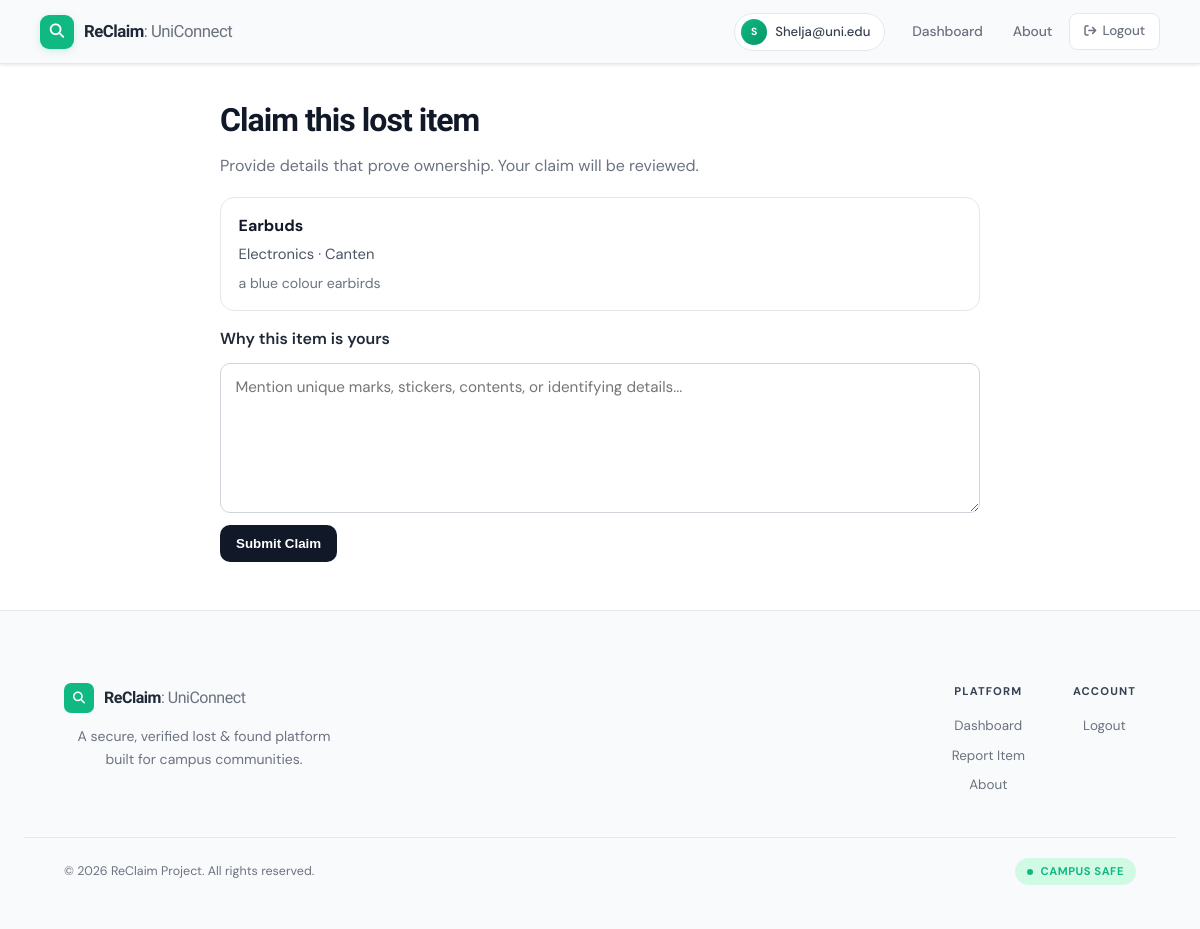
/items/1 (signed in), run on the app's committed database.
### backend/models.py (models this page shows)
class User(Base):
    __tablename__ = "users"
    id = Column(Integer, primary_key=True, index=True)
    email = Column(String, unique=True, index=True, nullable=False)
    password = Column(String, nullable=False)  # <--- NEW COLUMN
    role = Column(String, default="student")
    reported_items = relationship("Item", back_populates="finder")
    claims = relationship("Claim", back_populates="claimer")

class Item(Base):
    __tablename__ = "items"
    id = Column(Integer, primary_key=True, index=True)
    title = Column(String, nullable=False)
    description = Column(String, nullable=False) # Public description
    category = Column(String, nullable=False)    # e.g., Electronics, Clothing
    location_found = Column(String, nullable=False)
    date_found = Column(DateTime(timezone=True), server_default=func.now())
    image_url = Column(String, nullable=False)   # Path to /static/uploads/...
    ai_tags = Column(String, nullable=True)
    status = Column(String, default="OPEN") # OPEN, PENDING, RESOLVED
    finder_id = Column(Integer, ForeignKey("users.id"))
    finder = relationship("User", back_populates="reported_items")
    claims = relationship("Claim", back_populates="item")

### backend/routes/report.py (the view)
@router.get("/items/{item_id}", response_class=HTMLResponse)
def item_detail_for_claim(item_id: int, request: Request, db: Session = Depends(get_db)):
    user_email = request.session.get("user_email")
    if not user_email:
        return RedirectResponse(url="/login", status_code=303)
    user = auth_service.get_user_by_email(db, user_email)
    if not user:
        request.session.clear()
        return RedirectResponse(url="/login", status_code=303)
    item = item_service.get_open_item_by_id(db, item_id)
    if not item:
        request.session["message"] = "Item not found or no longer open for claims."
        return RedirectResponse(url="/dashboard", status_code=303)
    return templates.TemplateResponse(
        "claim_item.html",
        {
            "request": request,
            "user_email": user.email,
            "item": item,
            "can_claim": item.finder_id != user.id,
        },
    )

### frontend/templates/claim_item.html (shortened to what this page needs)
{% extends "base.html" %}
{% block content %}
<section style="max-width:760px;margin:2rem auto 3rem;">
  <h1 style="font-family:'Bricolage Grotesque',sans-serif;font-size:2rem;letter-spacing:-0.03em;color:#111827;">Claim this lost item</h1>
  <p style="margin:0.6rem 0 1.2rem;color:#6B7280;">Provide details that prove ownership. Your claim will be reviewed.</p>
  <div style="background:#fff;border:1px solid #E5E7EB;border-radius:14px;padding:1rem 1.1rem; margin-bottom:1rem;">
    <div style="font-weight:700;color:#111827;">{{ item.title }}</div>
    <div style="font-size:0.92rem;color:#4B5563;margin-top:0.35rem;">{{ item.category }} · {{ item.location_found }}</div>
    <div style="font-size:0.88rem;color:#6B7280;margin-top:0.45rem;">{{ item.description }}</div>
  </div>
  {% if can_claim %}
  <form method="post" action="/items/{{ item.id }}/claim" style="display:flex;flex-direction:column;gap:0.75rem;">
    <label for="description_by_claimer" style="font-weight:600;color:#1F2937;">Why this item is yours</label>
    <textarea id="description_by_claimer" name="description_by_claimer" required
      placeholder="Mention unique marks, stickers, contents, or identifying details..."
      style="min-height:150px;border:1.5px solid #D1D5DB;border-radius:10px;padding:0.8rem 0.9rem;font-family:inherit;font-size:0.95rem;"></textarea>
    <button type="submit" style="width:max-content;background:#111827;color:#fff;border:none;border-radius:10px;padding:0.7rem 1rem;font-weight:600;cursor:pointer;">
      Submit Claim
    </button>
  </form>
  {% else %}
  <div style="background:#FEF2F2;border:1px solid #FECACA;color:#991B1B;border-radius:10px;padding:0.85rem 1rem;">
    You reported this item, so you cannot claim it.
  </div>
  {% endif %}
</section>
{% endblock %}

### frontend/templates/base.html (shortened to what this page needs)
<!DOCTYPE html>
<html lang="en">
<head>
    <link rel="stylesheet" href="/static/css/style.css">
    <link rel="stylesheet" href="https://cdnjs.cloudflare.com/ajax/libs/font-awesome/6.4.0/css/all.min.css">
</head>
<body>
    <nav class="navbar" id="main-nav">
        <a href="/" class="nav-logo">
            <div class="nav-logo-mark">
                <i class="fas fa-magnifying-glass"></i>
            </div>
            <div class="nav-logo-text">ReClaim<span>: UniConnect</span></div>
        </a>
        <div class="nav-links">
            {% if user_email %}
                <div class="user-chip">
                    <div class="user-avatar">{{ user_email[0] }}</div>
                    <span class="user-chip-label">{{ user_email }}</span>
                </div>
                <a href="/dashboard" class="nav-item always-show">
                     Dashboard
                </a>
                <a href="/about" class="nav-item">About</a>
                <a href="/logout" class="btn-logout">
                    <i class="fas fa-arrow-right-from-bracket" style="font-size:0.76rem;"></i> Logout
                </a>
            {% else %}
                <a href="/about" class="nav-item">About</a>
                <a href="/login" class="btn-login">
                    Sign In <i class="fas fa-arrow-right" style="font-size:0.76rem;"></i>
                </a>
            {% endif %}
        </div>
    </nav>
    <main class="container">
        {% block content %}{% endblock %}
    </main>
    <footer class="footer">
        <div class="footer-inner">
            <div class="footer-brand">
                <a href="/" class="footer-logo">
                    <div class="footer-logo-mark">
                        <i class="fas fa-magnifying-glass" style="font-size:0.75rem;"></i>
                    </div>
                    <div class="footer-logo-text">ReClaim<span>: UniConnect</span></div>
                </a>
                <p class="footer-tagline">A secure, verified lost & found platform built for campus communities.</p>
            </div>
            <div class="footer-links-group">
                <div class="footer-col">
                    <div class="footer-col-title">Platform</div>
                    <a href="/dashboard" class="footer-link">Dashboard</a>
                    <a href="/items/report" class="footer-link">Report Item</a>
                    <a href="/about" class="footer-link">About</a>
                </div>
                <div class="footer-col">
                    <div class="footer-col-title">Account</div>
                    {% if user_email %}
                        <a href="/logout" class="footer-link">Logout</a>
                    {% else %}
                        <a href="/login" class="footer-link">Login</a>
                    {% endif %}
                </div>
            </div>
        </div>
        <div class="footer-bottom">
            <span class="footer-copy">&copy; 2026 ReClaim Project. All rights reserved.</span>
            <span class="footer-badge">
                <span class="footer-badge-dot"></span>
                Campus Safe
            </span>
        </div>
    </footer>
</body>
</html>

### frontend/static/css/style.css (style rules this page uses)
:root { --primary: #4f46e5; --primary-hover: #4338ca; --bg-light: #f3f4f6; --white: #ffffff; --text-dark: #1f2937; --text-gray: #6b7280; --border: #e5e7eb; --success: #10b981; --danger: #ef4444; }
* { margin: 0; padding: 0; box-sizing: border-box; }
body { font-family: 'Inter', sans-serif; background-color: var(--bg-light); color: var(--text-dark); line-height: 1.5; display: flex; flex-direction: column; min-height: 100vh; }
.navbar { background-color: var(--white); padding: 1rem 2rem; display: flex; justify-content: space-between; align-items: center; box-shadow: 0 1px 3px rgba(0,0,0,0.1); }
.nav-links { display: flex; align-items: center; gap: 1.5rem; }
.nav-item { text-decoration: none; color: var(--text-dark); font-weight: 500; transition: color 0.2s; }
.btn-logout { text-decoration: none; color: var(--danger); font-size: 0.9rem; font-weight: 500; }
.container { max-width: 1200px; margin: 2rem auto; padding: 0 1rem; flex: 1; }
.footer { background-color: var(--white); padding: 1.5rem; text-align: center; border-top: 1px solid var(--border); margin-top: auto; }
.footer p { color: var(--text-gray); font-size: 0.875rem; }

### data on the page
User: email "S", email "Shelja@uni.edu"
Item: title "Earbuds", category "Electronics", location_found "Canten", description "a blue colour earbirds"
